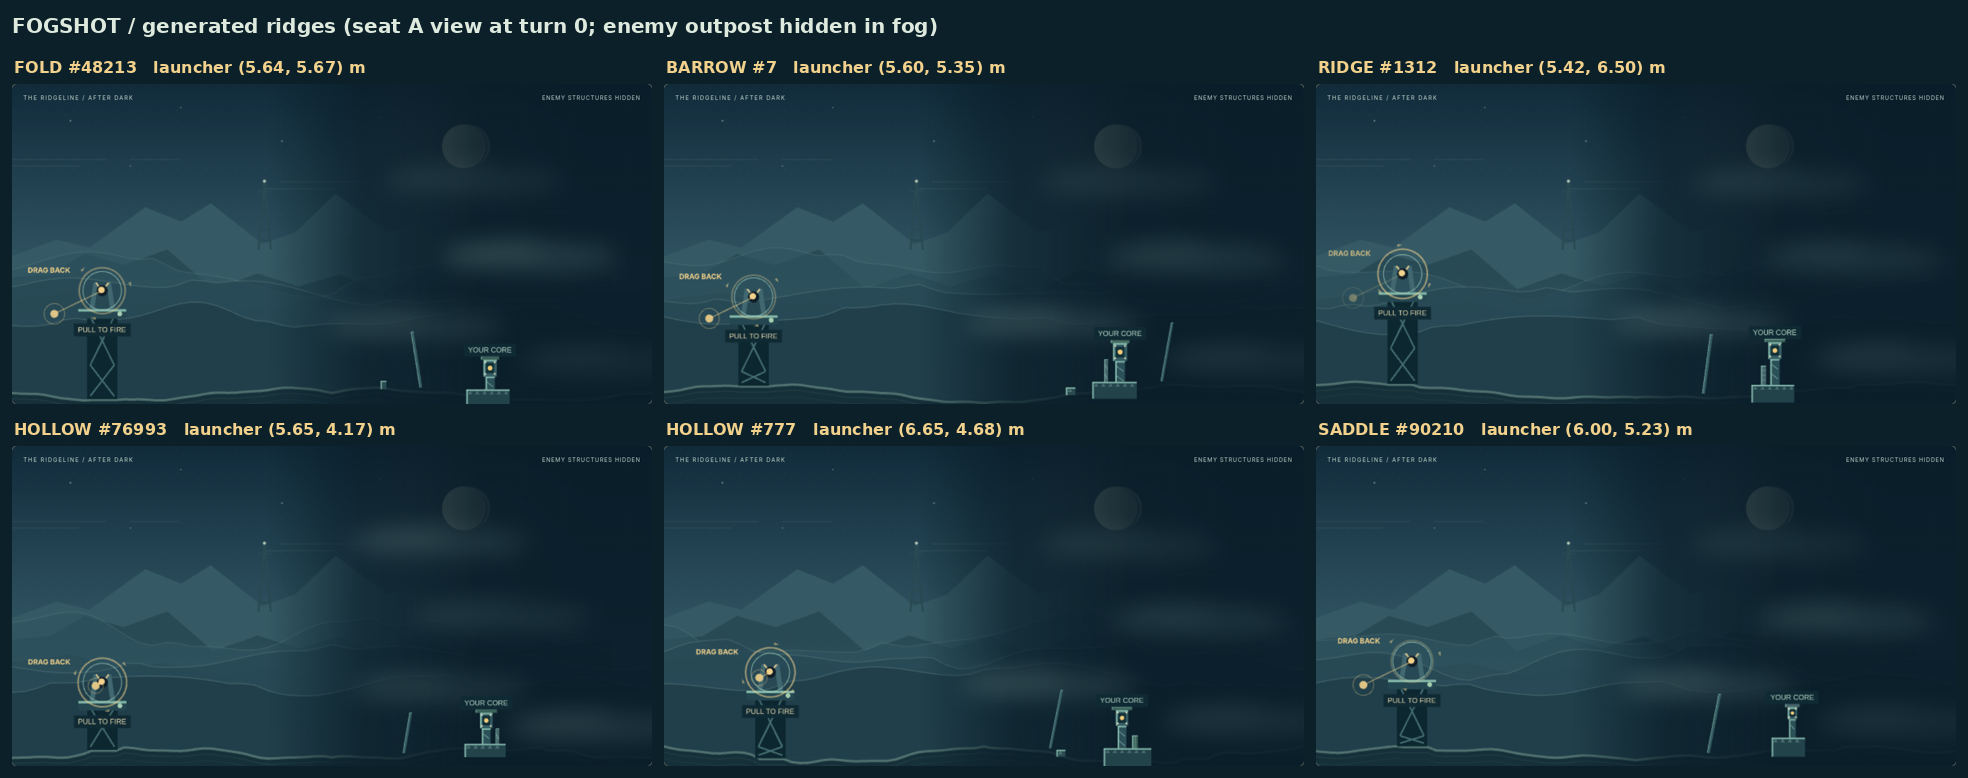

The script that saved this image:
"""Compose qa/proc-layouts.png from the per-ridge captures written by qa/proc-playtest.mjs."""
import json
import sys
from pathlib import Path
from PIL import Image, ImageDraw, ImageFont

src = Path(sys.argv[1] if len(sys.argv) > 1 else "/tmp/fogshot-proc")
dest = Path(__file__).resolve().parent / "proc-layouts.png"
report = json.loads((src / "proc-report.json").read_text())
tiles = [(r, src / f"ridge-{r['ridge']}.png") for r in report["ridges"]]
tiles = [(r, p) for r, p in tiles if p.exists()][:6]
w, h, label, pad = 640, 320, 30, 12
cols = 2 if len(tiles) <= 4 else 3
rows = (len(tiles) + cols - 1) // cols
sheet = Image.new("RGB", (pad + cols * (w + pad), 54 + rows * (h + label + pad)), "#0b2029")
draw = ImageDraw.Draw(sheet)
def font(size):
    for name in ["/usr/share/fonts/truetype/dejavu/DejaVuSans-Bold.ttf", "/usr/share/fonts/truetype/liberation/LiberationSans-Bold.ttf"]:
        if Path(name).exists():
            return ImageFont.truetype(name, size)
    return ImageFont.load_default()
draw.text((pad, 14), "FOGSHOT / generated ridges (seat A view at turn 0; enemy outpost hidden in fog)", fill="#dfeadf", font=font(20))
for i, (r, path) in enumerate(tiles):
    x = pad + (i % cols) * (w + pad)
    y = 54 + (i // cols) * (h + label + pad)
    sheet.paste(Image.open(path).convert("RGB").resize((w, h)), (x, y + label))
    lx, ly = r["launcher"]
    draw.text((x + 2, y + 4), f"{r['label']}   launcher ({lx:.2f}, {ly:.2f}) m", fill="#f1d18b", font=font(16))
sheet.save(dest)
print(dest)
